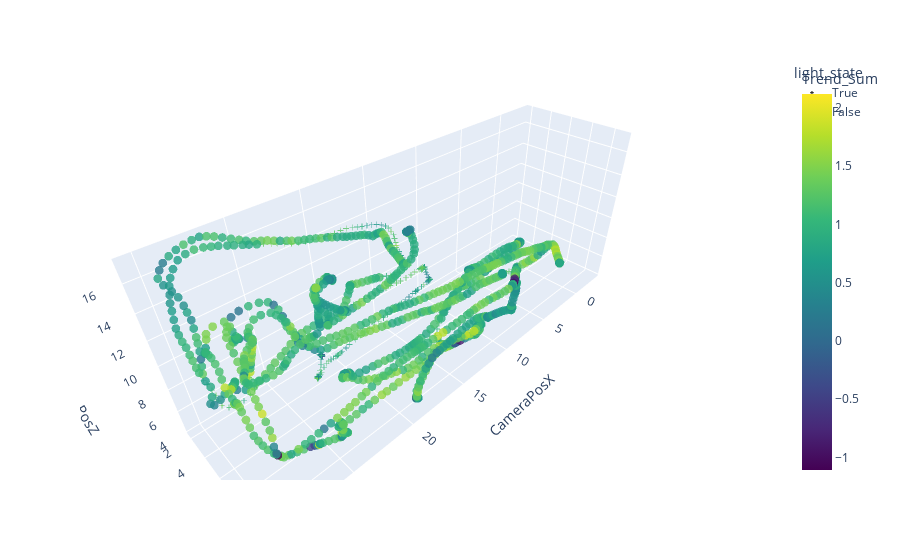

Notebook source saved alongside this figure:
### Code cell
### sample from raw data 
rate = 20
data_image = copy.deepcopy(data_auto[1])
subset = data_image[::rate]
## 3D Stastic ###
if 1:
    df = subset
    fig = px.scatter_3d(df, x='CameraPosX', y='CameraPosY', z='CameraPosZ',
                color='Trend_Sum',color_continuous_scale=px.colors.sequential.Viridis,symbol='light_state',symbol_sequence=["cross","circle"],opacity=0.8,)
    fig.update_traces(marker_size = 3)
    fig.show()

### Figure 1 — Plotly figure (JSON) as saved in the notebook; plotly's stock layout.template omitted (floating-point values rounded to 4 significant figures; data arrays with more than 128 entries replaced by an {"elided": "..."} marker saying what was removed)
{"data": [{"hovertemplate": "light_state=True<br>CameraPosX=%{x}<br>CameraPosY=%{y}<br>CameraPosZ=%{z}<br>Trend_Sum=%{marker.color}<extra></extra>", "legendgroup": "True", "marker": {"color": {"elided": "388 float values"}, "coloraxis": "coloraxis", "opacity": 0.8, "size": 3, "symbol": "cross"}, "mode": "markers", "name": "True", "scene": "scene", "showlegend": true, "type": "scatter3d", "x": {"elided": "388 float values"}, "y": {"elided": "388 float values"}, "z": {"elided": "388 float values"}}, {"hovertemplate": "light_state=False<br>CameraPosX=%{x}<br>CameraPosY=%{y}<br>CameraPosZ=%{z}<br>Trend_Sum=%{marker.color}<extra></extra>", "legendgroup": "False", "marker": {"color": {"elided": "1263 float values"}, "coloraxis": "coloraxis", "opacity": 0.8, "size": 3, "symbol": "circle"}, "mode": "markers", "name": "False", "scene": "scene", "showlegend": true, "type": "scatter3d", "x": {"elided": "1263 float values"}, "y": {"elided": "1263 float values"}, "z": {"elided": "1263 float values"}}], "layout": {"coloraxis": {"colorbar": {"title": {"text": "Trend_Sum"}}, "colorscale": [[0, "#440154"], [0.1111, "#482878"], [0.2222, "#3e4989"], [0.3333, "#31688e"], [0.4444, "#26828e"], [0.5556, "#1f9e89"], [0.6667, "#35b779"], [0.7778, "#6ece58"], [0.8889, "#b5de2b"], [1, "#fde725"]]}, "legend": {"title": {"text": "light_state"}, "tracegroupgap": 0}, "margin": {"t": 60}, "scene": {"domain": {"x": [0, 1], "y": [0, 1]}, "xaxis": {"title": {"text": "CameraPosX"}}, "yaxis": {"title": {"text": "CameraPosY"}}, "zaxis": {"title": {"text": "CameraPosZ"}}}}}
